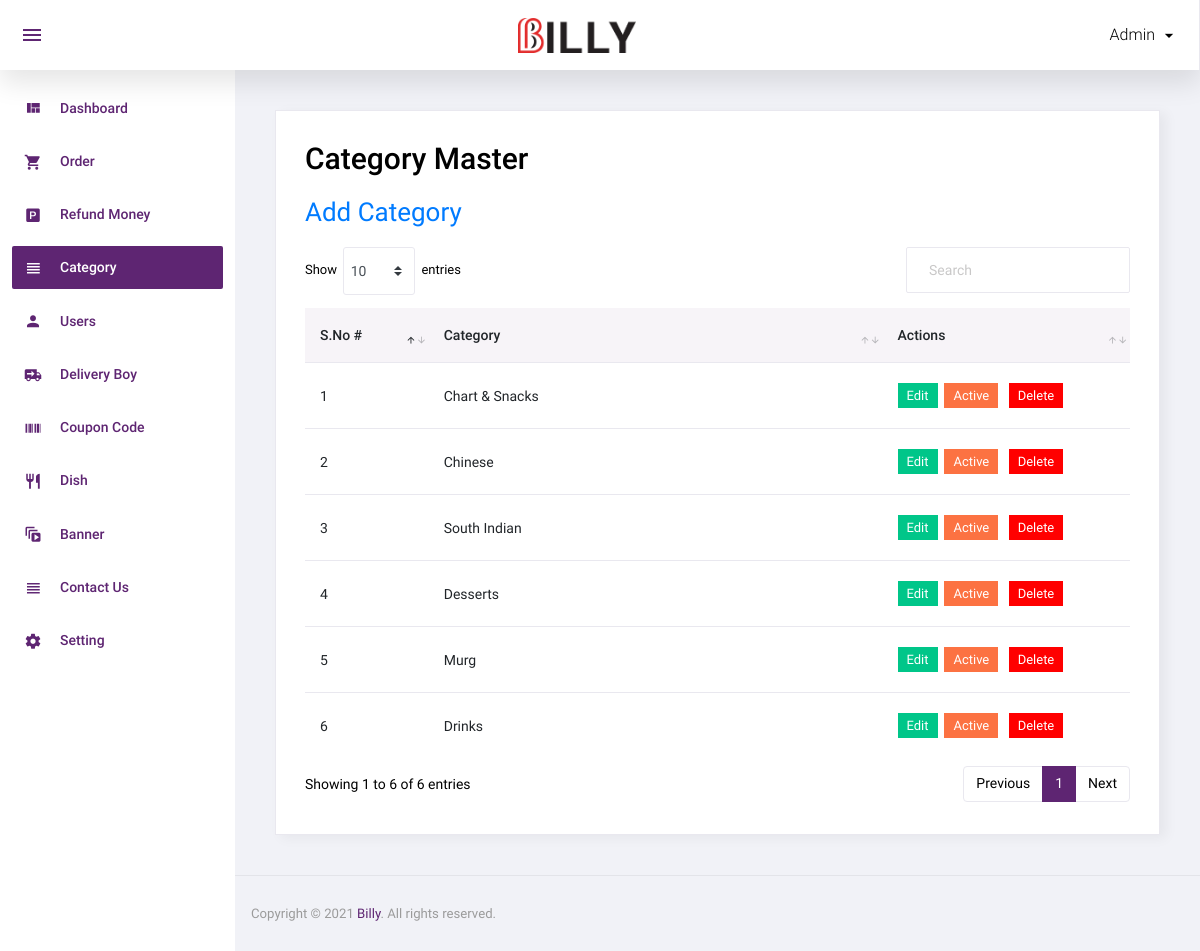
The app's page /admin/category.php (signed in) with its own data.
### tables this page shows
CREATE TABLE IF NOT EXISTS `category` (
  `id` int NOT NULL AUTO_INCREMENT,
  `category` varchar(50) NOT NULL,
  `status` int NOT NULL,
  `added_on` datetime NOT NULL,
  PRIMARY KEY (`id`)
);

### admin/category.php (the view, shortened to what this page needs)
<?php
include('top.php');
$sql="select * from category order by id";
$res=mysqli_query($con,$sql);
?>
  <div class="card">
            <div class="card-body">
              <h1 class="grid_title">Category Master</h1>
			  <a href="manage_category.php" class="add_link">Add Category</a>
              <div class="row grid_box">
                <div class="col-12">
                  <div class="table-responsive">
                    <table id="order-listing" class="table">
                      <thead>
                        <tr>
                            <th width="15%">S.No #</th>
                            <th width="55%">Category</th>
                            <th width="30%">Actions</th>
                        </tr>
                      </thead>
                      <tbody>
                        <?php if(mysqli_num_rows($res)>0){
						$i=1;
						while($row=mysqli_fetch_assoc($res)){
						?>
						<tr>
                            <td><?php echo $i?></td>
                            <td><?php echo $row['category']?></td>
							<td>
								<a href="manage_category.php?id=<?php echo $row['id']?>"><label class="badge badge-success hand_cursor">Edit</label></a>&nbsp;
								<?php
								if($row['status']==1){
								?>
								<a href="?id=<?php echo $row['id']?>&type=deactive"><label class="badge badge-danger hand_cursor">Active</label></a>
								<?php
								}else{
								?>
								<a href="?id=<?php echo $row['id']?>&type=active"><label class="badge badge-info hand_cursor">Deactive</label></a>
								<?php
								}
								?>
								<a href="?id=<?php echo $row['id']?>&type=delete"><label class="badge badge-danger delete_red hand_cursor">Delete</label></a>
							</td>
                        </tr>
                        <?php
						$i++;
						} } else { ?>
						<tr>
							<td colspan="5">No data found</td>
						</tr>
						<?php } ?>
                      </tbody>
                    </table>
                  </div>
				</div>
              </div>
            </div>
          </div>
<?php include('footer.php');?>

### records on screen
category: category "Chart & Snacks"
category: category "Chinese"
category: category "South Indian"
category: category "Desserts"
category: category "Murg"
category: category "Drinks"

### other values on screen
$_SESSION['ADMIN_USER'] "Admin"
